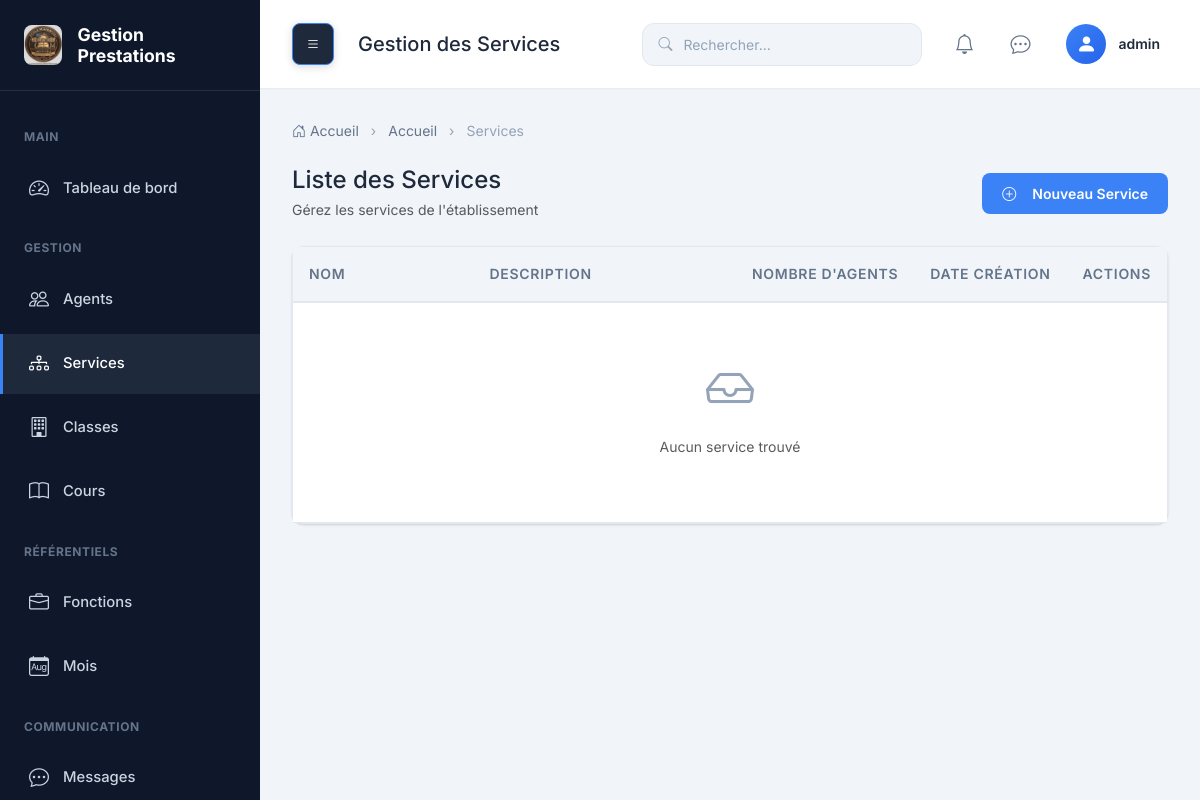
The app's page /services/ (signed in), older data.
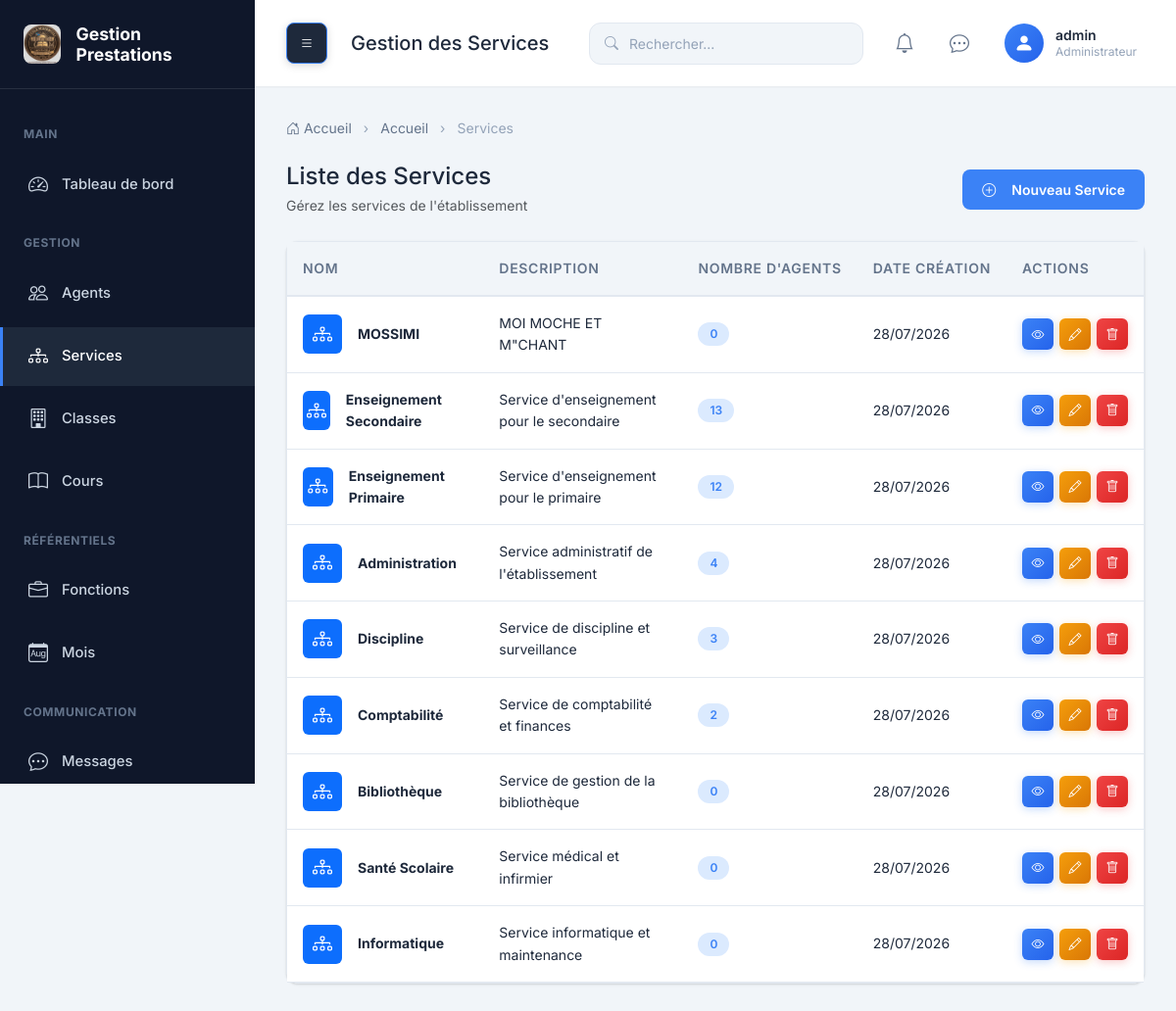
The same page, newer data.
### prestation/models.py (models this page shows, shortened)
class Utilisateur(models.Model):
    ROLE_CHOICES = (
        ('ADMIN', 'Administrateur'),
        ('SECRETAIRE', 'Secrétaire'),
        ('ENSEIGNANT', 'Enseignant'),
        ('PREFET', 'Préfet de discipline'),
        ('SURVEILLANT', 'Surveillant'),
    )
    user = models.OneToOneField(
        User,
        on_delete=models.CASCADE,
        related_name='utilisateur'
    )
    agent = models.OneToOneField(
        Agent,
        on_delete=models.CASCADE,
        related_name='utilisateur'
    )
    role = models.CharField(
        max_length=20,
        choices=ROLE_CHOICES
    )
    created_at = models.DateTimeField(auto_now_add=True)
    updated_at = models.DateTimeField(auto_now=True)
    must_change_password = models.BooleanField(
        default=True,
        help_text='Indique si l\'utilisateur doit changer son mot de passe à la prochaine connexion'
    )
    class Meta:
        ordering = ['user__username']
        verbose_name = 'Utilisateur'
        verbose_name_plural = 'Utilisateurs'
        indexes = [
            models.Index(fields=['role']),
        ]

class Service(models.Model):
    nom = models.CharField(max_length=100, unique=True)
    description = models.TextField(blank=True)
    created_at = models.DateTimeField(auto_now_add=True)
    updated_at = models.DateTimeField(auto_now=True)
    class Meta:
        ordering = ['nom']
        verbose_name = 'Service'
        verbose_name_plural = 'Services'
        indexes = [
            models.Index(fields=['nom']),
        ]

### prestation/views.py (the view)
# urls.py: path('services/', views.services_list, name='services'),
@login_required
def services_list(request):
    return render(request, 'services/index.html', {'services': Service.objects.annotate(nb_agents=Count('agents')).all()})

### prestation/templates/services/index.html (shortened to what this page needs)
{% extends 'base.html' %}
{% load static %}
{% block page_title %}Gestion des Services{% endblock %}
{% block breadcrumb %}
<li class="breadcrumb-item"><a href="{% url 'dashboard' %}">Accueil</a></li>
<li class="breadcrumb-item active" aria-current="page">Services</li>
{% endblock %}
{% block content %}
<div class="d-flex justify-content-between align-items-center mb-4">
    <div>
        <h4 class="mb-1">Liste des Services</h4>
        <p class="text-muted mb-0">Gérez les services de l'établissement</p>
    </div>
    <a href="{% url 'service_create' %}" class="btn btn-primary">
        <i class="bi bi-plus-circle me-2"></i>Nouveau Service
    </a>
</div>
<div class="card">
    <div class="card-body p-0">
        <div class="table-responsive">
            <table class="table table-hover mb-0 datatable">
                <thead>
                    <tr>
                        <th style="width: 25%;">Nom</th>
                        <th style="width: 35%;">Description</th>
                        <th style="width: 15%;">Nombre d'agents</th>
                        <th style="width: 15%;">Date création</th>
                        <th style="width: 10%;">Actions</th>
                    </tr>
                </thead>
                <tbody>
                    {% for service in services %}
                    <tr>
                        <td>
                            <div class="d-flex align-items-center gap-2">
                                <div class="bg-primary text-white rounded d-flex align-items-center justify-content-center" style="width: 40px; height: 40px; font-size: 1.25rem;">
                                    <i class="bi bi-diagram-3"></i>
                                </div>
                                <strong>{{ service.nom }}</strong>
                            </div>
                        </td>
                        <td>{{ service.description|truncatechars:50|default:"-" }}</td>
                        <td>
                            <span class="badge badge-primary">{{ service.agents.count }}</span>
                        </td>
                        <td>{{ service.created_at|date:"d/m/Y" }}</td>
                        <td>
                            <div class="action-buttons">
                                <a href="{% url 'service_show' service.id %}" class="action-btn action-btn-view" title="Consulter">
                                    <i class="bi bi-eye"></i>
                                </a>
                                <a href="{% url 'service_edit' service.id %}" class="action-btn action-btn-edit" title="Modifier">
                                    <i class="bi bi-pencil"></i>
                                </a>
                                <button class="action-btn action-btn-delete btn-delete" data-url="{% url 'service_delete' service.id %}" data-name="{{ service.nom }}" title="Supprimer">
                                    <i class="bi bi-trash"></i>
                                </button>
                            </div>
                        </td>
                    </tr>
                    {% empty %}
                    <tr>
                        <td colspan="5" class="text-center py-5">
                            <i class="bi bi-inbox" style="font-size: 3rem; color: var(--text-muted);"></i>
                            <p class="text-muted mt-2">Aucun service trouvé</p>
                        </td>
                    </tr>
                    {% endfor %}
                </tbody>
            </table>
        </div>
    </div>
</div>
{% endblock %}

### prestation/templates/base.html (shortened to what this page needs)
{% load static %}
<!DOCTYPE html>
<html lang="fr">
<head>
    <link href="https://cdnjs.cloudflare.com/ajax/libs/bootstrap/5.3.2/css/bootstrap.min.css" rel="stylesheet">
    <link href="https://cdnjs.cloudflare.com/ajax/libs/bootstrap-icons/1.11.1/font/bootstrap-icons.min.css" rel="stylesheet">
    <link href="{% static 'css/style.css' %}" rel="stylesheet">
</head>
<body>
    {% if user.is_authenticated %}
    <div class="wrapper">
        <aside class="sidebar" id="sidebar">
            <div class="sidebar-brand">
                <img src="{% static 'images/logo.png' %}" alt="Logo" onerror="this.style.display='none'">
                <h4>Gestion Prestations</h4>
            </div>
            <ul class="sidebar-menu">
                <li class="menu-header">Main</li>
                <li>
                    <a href="{% url 'dashboard' %}" class="{% if request.path == '/' or request.path == '/dashboard/' %}active{% endif %}">
                        <i class="bi bi-speedometer2"></i>
                        <span>Tableau de bord</span>
                    </a>
                </li>
                <li class="menu-header">Gestion</li>
                <li>
                    <a href="{% url 'agents' %}" class="{% if 'agents' in request.path %}active{% endif %}">
                        <i class="bi bi-people"></i>
                        <span>Agents</span>
                    </a>
                </li>
                <li>
                    <a href="{% url 'services' %}" class="{% if 'services' in request.path %}active{% endif %}">
                        <i class="bi bi-diagram-3"></i>
                        <span>Services</span>
                    </a>
                </li>
                <li>
                    <a href="{% url 'classes' %}" class="{% if 'classes' in request.path %}active{% endif %}">
                        <i class="bi bi-building"></i>
                        <span>Classes</span>
                    </a>
                </li>
                <li>
                    <a href="{% url 'cours' %}" class="{% if 'cours' in request.path %}active{% endif %}">
                        <i class="bi bi-book"></i>
                        <span>Cours</span>
                    </a>
                </li>
                <li class="menu-header">Référentiels</li>
                <li>
                    <a href="{% url 'fonctions' %}" class="{% if 'fonctions' in request.path %}active{% endif %}">
                        <i class="bi bi-briefcase"></i>
                        <span>Fonctions</span>
                    </a>
                </li>
                <li>
                    <a href="{% url 'mois' %}" class="{% if 'mois' in request.path %}active{% endif %}">
                        <i class="bi bi-calendar-month"></i>
                        <span>Mois</span>
                    </a>
                </li>
                <li class="menu-header">Communication</li>
                <li>
                    <a href="{% url 'messages' %}" class="{% if 'messages' in request.path %}active{% endif %}">
                        <i class="bi bi-chat-dots"></i>
                        <span>Messages</span>
                    </a>
                </li>
            </ul>
        </aside>
        <main class="main-content">
            <nav class="navbar">
                <div class="navbar-left">
                    <button class="navbar-toggle-desktop" id="sidebarToggle" title="Afficher/masquer le menu">
                        <i class="bi bi-list"></i>
                    </button>
                    <h5 class="mb-0">{% block page_title %}Tableau de bord{% endblock %}</h5>
                </div>
                <div class="navbar-right">
                    <div class="navbar-search">
                        <i class="bi bi-search"></i>
                        <input type="text" class="form-control" placeholder="Rechercher...">
                    </div>
                    <div class="navbar-actions">
                        <a href="{% url 'notifications' %}" class="navbar-action" title="Notifications">
                            <i class="bi bi-bell"></i>
                        </a>
                        <a href="{% url 'messages' %}" class="navbar-action" title="Messages">
                            <i class="bi bi-chat-dots"></i>
                        </a>
                        <div class="navbar-user" id="userDropdown">
                            {% if user.utilisateur.agent.photo %}
                                <img src="{{ user.utilisateur.agent.photo.url }}" alt="{{ user.username }}">
                            {% else %}
                                <div class="navbar-user-avatar">
                                    <i class="bi bi-person-fill"></i>
                                </div>
                            {% endif %}
                            <div class="navbar-user-info">
                                <div class="navbar-user-name">{{ user.username }}</div>
                                <div class="navbar-user-role">{{ user.utilisateur.get_role_display }}</div>
                            </div>
                        </div>
                    </div>
                </div>
            </nav>
            <div class="content-area">
                <nav aria-label="breadcrumb">
                    <ol class="breadcrumb">
                        <li class="breadcrumb-item"><a href="{% url 'dashboard' %}"><i class="bi bi-house-door"></i> Accueil</a></li>
                        {% block breadcrumb %}{% endblock %}
                    </ol>
                </nav>
                {% block content %}{% endblock %}
            </div>
        </main>
    </div>
    {% else %}
        {% block auth_content %}{% endblock %}
    {% endif %}
</body>
</html>

### prestation/templates/components/modal_delete.html (shortened to what this page needs)
{% load static %}

Row changes from the older to the newer data that the page shows:
added Service: nom "MOSSIMI", description "MOI MOCHE ET M\"CHANT", agents.count "0", created_at "28/07/2026"
added Service: nom "Enseignement Secondaire", description "Service d'enseignement pour le secondaire", agents.count "13", created_at "28/07/2026"
added Service: nom "Enseignement Primaire", description "Service d'enseignement pour le primaire", agents.count "12", created_at "28/07/2026"
added Service: nom "Administration", description "Service administratif de l'établissement", agents.count "4", created_at "28/07/2026"
added Service: nom "Discipline", description "Service de discipline et surveillance", agents.count "3", created_at "28/07/2026"
added Service: nom "Comptabilité", description "Service de comptabilité et finances", agents.count "2", created_at "28/07/2026"
added Service: nom "Bibliothèque", description "Service de gestion de la bibliothèque", agents.count "0", created_at "28/07/2026"
added Service: nom "Santé Scolaire", description "Service médical et infirmier", agents.count "0", created_at "28/07/2026"
added Service: nom "Informatique", description "Service informatique et maintenance", agents.count "0", created_at "28/07/2026"
Text that changed along with them:
{{ user.utilisateur.get_role_display }}: (not shown) → "Administrateur"
text no longer shown: "Aucun service trouvé"
